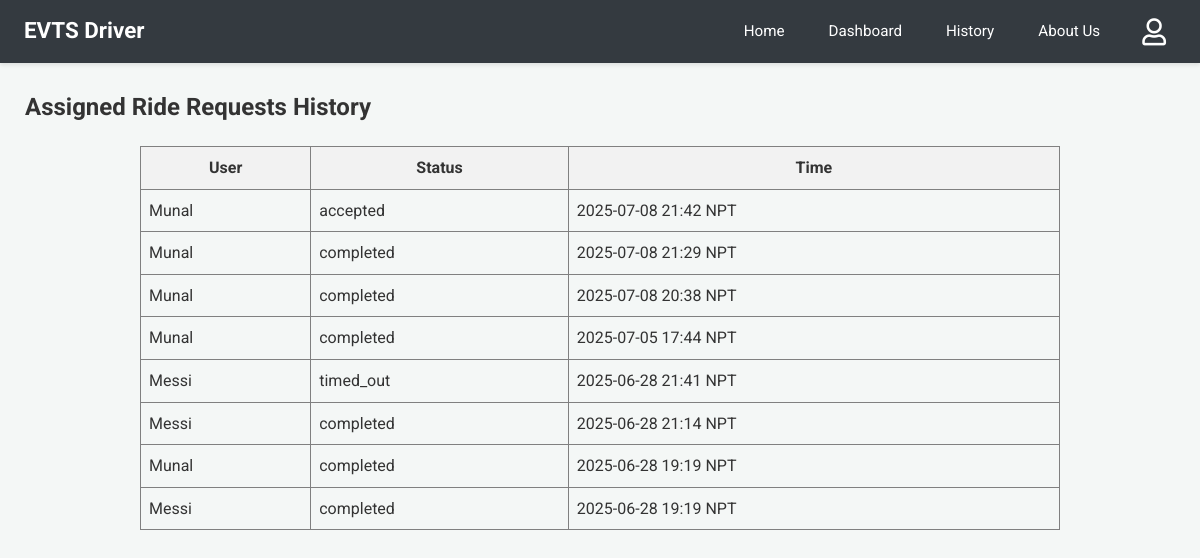
The page /driver-history (signed in) on the database as committed earlier.
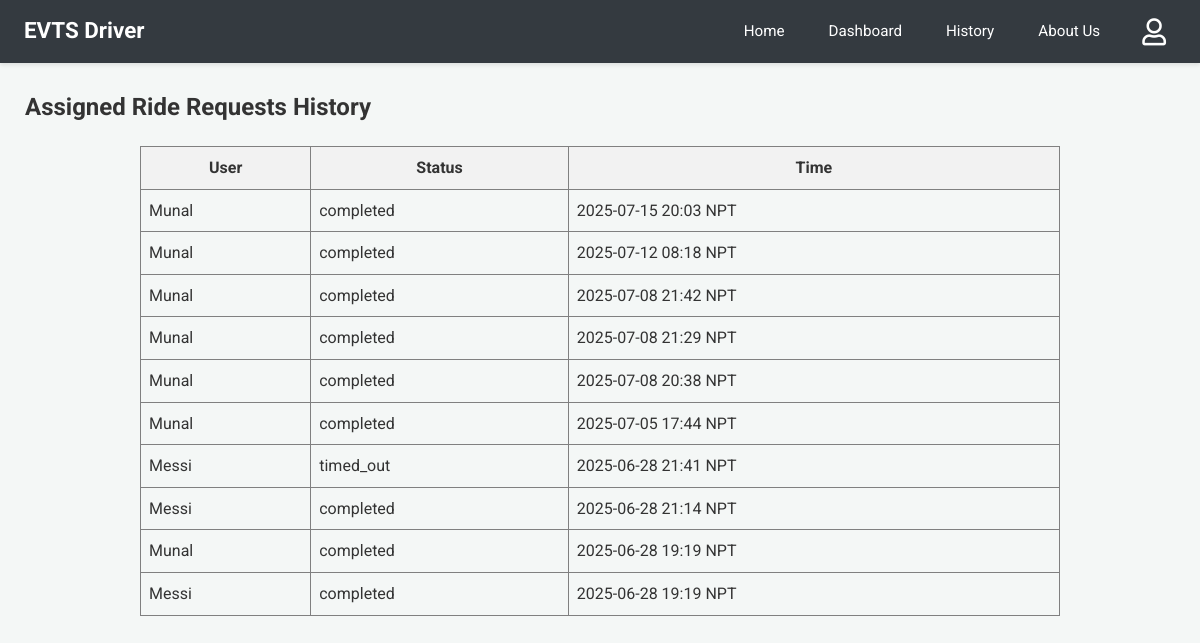
The same page on the database as committed later.
### app.py (models this page shows)
class User(db.Model):
    email = db.Column(db.String(120), primary_key=True)
    name = db.Column(db.String(100))
    phone = db.Column(db.String(15))
    password = db.Column(db.String(256)) # Increased length for hash
    latitude = db.Column(db.Float, nullable=True)
    longitude = db.Column(db.Float, nullable=True)

class RideRequest(db.Model):
    __tablename__ = 'ride_request'
    id = db.Column(db.Integer, primary_key=True)
    user_email = db.Column(db.String(100), nullable=False)
    driver_email = db.Column(db.String(100), nullable=False)
    user_latitude_at_request = db.Column(db.Float, nullable=True)
    user_longitude_at_request = db.Column(db.Float, nullable=True)
    timestamp = db.Column(db.DateTime, default=lambda: datetime.now(timezone.utc))
    status = db.Column(db.String(20), default='Pending')

### app.py (the view)
@app.route('/driver-history')
@login_required_driver
def driver_history():
    reqs_db = RideRequest.query.filter_by(driver_email=session['driver']).order_by(RideRequest.timestamp.desc()).all()
    s_reqs = [{'user_name': (User.query.get(r.user_email).name or r.user_email if User.query.get(r.user_email) else "N/A"),
               'status': r.status, 'timestamp': format_datetime_npt(r.timestamp)} for r in reqs_db]
    response = make_response(render_template('driver_history.html', requests=s_reqs))
    return add_no_cache_to_response(response)

### app.py (called while the page is built)
def format_datetime_npt(dt_utc):
    if dt_utc is None: return "N/A"
    if dt_utc.tzinfo is None or dt_utc.tzinfo.utcoffset(dt_utc) is None:
        dt_utc = dt_utc.replace(tzinfo=timezone.utc)
    else:
        dt_utc = dt_utc.astimezone(timezone.utc)
    dt_npt = dt_utc.astimezone(NPT)
    return dt_npt.strftime('%Y-%m-%d %H:%M NPT')

def login_required_driver(f):
    @wraps(f)
    def decorated_function(*args, **kwargs):
        if 'driver' not in session:
            return redirect(url_for('login', next=request.url))
        return f(*args, **kwargs)
    return decorated_function

def add_no_cache_to_response(response):
    response.headers["Cache-Control"] = "no-cache, no-store, must-revalidate, public, max-age=0"
    response.headers["Pragma"] = "no-cache"
    response.headers["Expires"] = "0"
    return response

### templates/driver_history.html
{% extends 'driver_base.html' %}
{% block content %}
<h2>Assigned Ride Requests History</h2>
{% if requests %}
<table border="1" cellpadding="8" cellspacing="0" style="border-collapse: collapse; width: 80%; margin: 20px auto;">
  <thead>
    <tr style="background-color: #f2f2f2;">
      <th>User</th>
      <th>Status</th>
      <th>Time</th>
    </tr>
  </thead>
  <tbody>
  {% for req in requests %}
  <tr>
    <td>{{ req.user_name }}</td>
    <td>{{ req.status }}</td>
    <td>{{ req.timestamp }}</td>
  </tr>
  {% endfor %}
  </tbody>
</table>
{% else %}
<p>You have no assigned ride request history.</p>
{% endif %}
{% endblock %}

### templates/driver_base.html (shortened to what this page needs)
<!DOCTYPE html>
<html>
<head>
    <link rel="stylesheet" href="{{ url_for('static', filename='css/dashboard_styles.css') }}">
   <link rel="stylesheet" href="https://cdnjs.cloudflare.com/ajax/libs/font-awesome/5.15.4/css/all.min.css" />
</head>
<body>
    <nav class="navbar driver-navbar">
        <a href="{{ url_for('driver_home') }}" class="nav-brand">EVTS Driver</a>
        <div class="nav-links">
            <a href="{{ url_for('driver_home') }}">Home</a>
            <a href="{{ url_for('dashboard') }}">Dashboard</a>
            <a href="{{ url_for('driver_history') }}">History</a>
            <a href="{{ url_for('driver_about') }}">About Us</a>
        </div>
        <div class="navbar-profile">
             <span class="profile-image-clickable" onclick="toggleProfileDropdown('driverProfileDropdown')">
                <i class="far fa-user"></i>
            </span>
        </div>
    </nav>
    <div class="dashboard-content">
        {% block content %}{% endblock %}
    </div>
</body>
</html>

### static/css/dashboard_styles.css (style rules this page uses)
body { font-family: 'Roboto', 'Segoe UI', Tahoma, Geneva, Verdana, sans-serif; margin: 0; background-color: #f4f7f6; color: #333; line-height: 1.6; }
nav.navbar { padding: 0.7rem 1.5rem; color: white; box-shadow: 0 2px 4px rgba(0, 0, 0, 0.1); display: flex; align-items: center; position: relative; z-index: 1001; }
nav.navbar .nav-brand { font-size: 1.4em; font-weight: bold; color: white; text-decoration: none; }
nav.navbar .nav-links { display: flex; align-items: center; margin-left: auto; }
nav.navbar .nav-links a { color: white; margin-left: 20px; text-decoration: none; padding: 8px 12px; border-radius: 4px; transition: background-color 0.2s ease-in-out; font-size: 0.95em; }
nav.driver-navbar { background-color: #343a40; }
.dashboard-content { padding: 25px; max-width: 1200px; margin: 0 auto; }
.dashboard-content h2, .dashboard-content h3, .dashboard-content h4 { color: #333; margin-top: 0; }
.navbar-profile { position: relative; display: flex; align-items: center; margin-left: 20px; }
.profile-image-clickable { cursor: pointer; padding: 6px 10px; border-radius: 50%; transition: background-color 0.2s ease; display: inline-flex; align-items: center; justify-content: center; }
nav.navbar .navbar-profile .profile-image-clickable i.fas, nav.navbar .navbar-profile .profile-image-clickable i.far { font-size: 1.7em !important; line-height: 1 !important; color: #FFFFFF !important; background: none !important; -webkit-font-smoothing: antialiased; -moz-osx-font-smoothing: grayscale; text-shadow: none !important; }
nav.navbar .navbar-profile .profile-image-clickable i.fas::before, nav.navbar .navbar-profile .profile-image-clickable i.far::before { color: #FFFFFF !important; background: none !important; }

Rows that differ between the two databases and show on the page:
added RideRequest: status "completed"
added RideRequest: status "completed"
Other text that changed with them:
new list line: "Munal"
new list line: "2025-07-15 20:03 NPT"
new list line: "2025-07-12 08:18 NPT"
new list line: "completed"
new list line: "2025-07-08 21:42 NPT"
list line gone: "Munal"
list line gone: "accepted"
list line gone: "2025-07-08 21:42 NPT"
